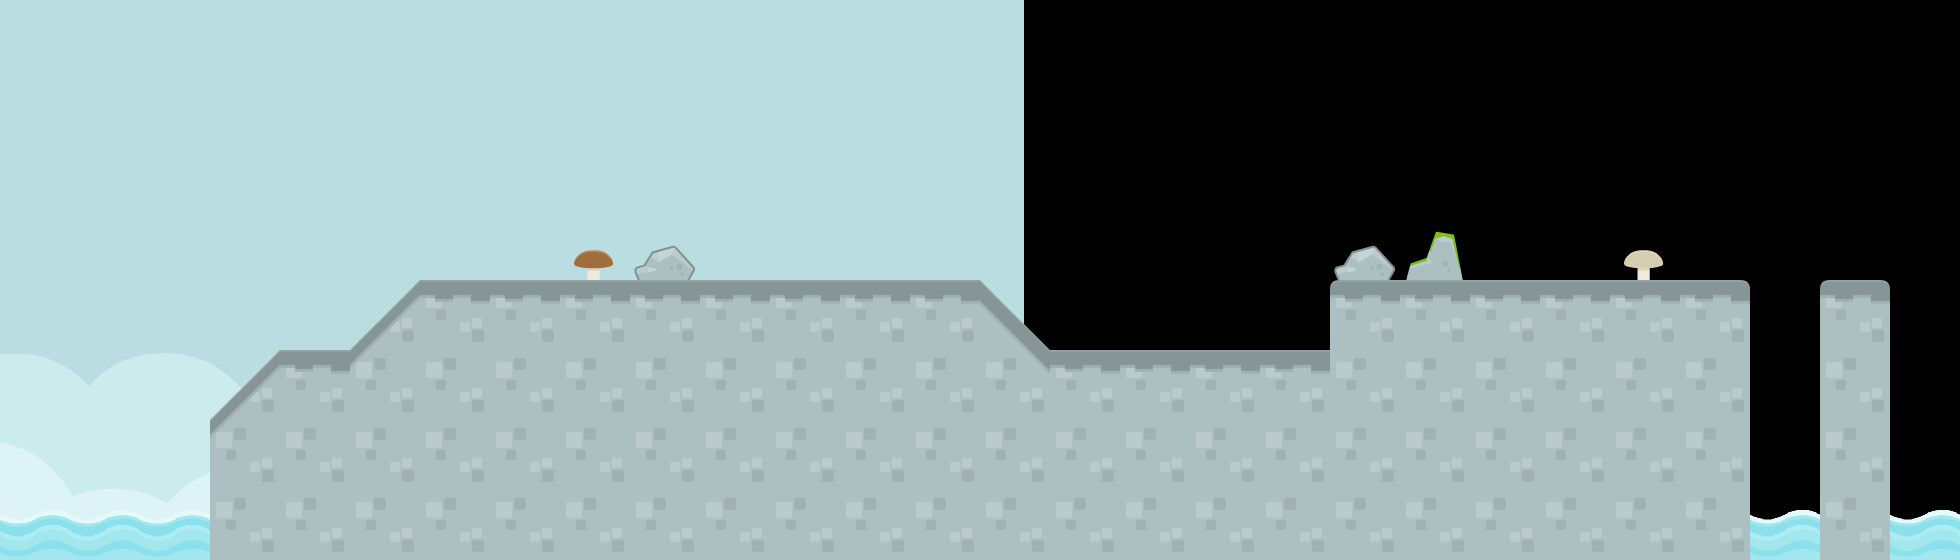

Rendered tile map (Tiled .tmx) drawn with the repository's tilesets; below, a short description and the map source with its tile grids summarised:
An orthogonal 28x8 tile map with 70x70 px tiles, 3 tile layers (tiles_background, tiles_terrain, tiles_foreground), 2 image layers and 13 objects (5x STONE, 3x effect_glow_sprites, 2x clickable, start, target, ...).

<map version="1.0" orientation="orthogonal" renderorder="right-down" width="28" height="8" tilewidth="70" tileheight="70" nextobjectid="44">
 <properties>
  <property name="blocks" value="wood_small_triangle_left" />
  <property name="button_highlight" value="MIRROR" />
  <property name="message" value="instruction_0_5" />
  <property name="music" value="frantic_level" />
 </properties>
 <tileset firstgid="1" name="tiles" tilewidth="70" tileheight="70" spacing="4" margin="2" tilecount="117">
  <image source="../../graphics/tiles.png" width="962" height="666" />
  <tile id="114">
   <animation>
    <frame tileid="114" duration="100" />
    <frame tileid="115" duration="100" />
    <frame tileid="116" duration="100" />
    <frame tileid="115" duration="100" />
   </animation>
  </tile>
 </tileset>
 <imagelayer name="background_b" x="1024" y="-300">
  <image source="../../graphics/backgrounds/blue_shroom.png" />
 </imagelayer>
 <imagelayer name="background_a" y="-300">
  <image source="../../graphics/backgrounds/blue_shroom.png" />
 </imagelayer>
 <layer name="tiles_background" width="30" height="8">
  <data>[240 cells, 0 non-empty, 0 distinct tile ids]</data>
 </layer>
 <layer name="tiles_terrain" width="30" height="8">
  <data>[240 cells, 91 non-empty, 10 distinct tile ids]</data>
 </layer>
 <layer name="tiles_foreground" width="30" height="8">
  <data>[240 cells, 5 non-empty, 4 distinct tile ids]</data>
 </layer>
 <objectgroup name="terrain">
  <object id="36" type="STONE" x="210" y="420">
   <polygon points="0,0 70,-70 140,-70 140,140 0,140" />
  </object>
  <object id="37" type="STONE" x="350" y="350">
   <polygon points="0,0 70,-70 630,-70 700,0 700,210 0,210" />
  </object>
  <object id="38" type="STONE" x="1050" y="350">
   <polygon points="0,0 280,0 280,210 0,210" />
  </object>
  <object id="39" type="STONE" x="1330" y="280">
   <polygon points="0,0 420,0 420,280 0,280" />
  </object>
  <object id="40" type="STONE" x="1820" y="280">
   <polygon points="0,0 70,0 70,280 0,280" />
  </object>
 </objectgroup>
 <objectgroup name="entities">
  <object id="4" name="start" type="start" x="770" y="210" width="70" height="70" />
  <object id="5" name="target" type="target" x="1470" y="210" width="70" height="70" />
  <object id="42" type="clickable" x="577.5" y="245" width="35" height="35">
   <properties>
    <property name="effect" value="mushroom_brown" />
   </properties>
  </object>
  <object id="43" type="clickable" x="1627.5" y="245" width="35" height="35">
   <properties>
    <property name="effect" value="mushroom_white" />
   </properties>
  </object>
 </objectgroup>
 <objectgroup name="background_effects">
  <object id="16" type="effect_clouds" x="210" y="0" width="1680" height="140" />
  <object id="17" type="effect_glow_sprites" x="1050" y="280" width="280" height="70" />
  <object id="18" type="effect_glow_sprites" x="1330" y="210" width="420" height="70" />
  <object id="19" type="effect_glow_sprites" x="420" y="210" width="560" height="70" />
 </objectgroup>
 <objectgroup name="foreground_effects" />
 <objectgroup name="npc" />
</map>
